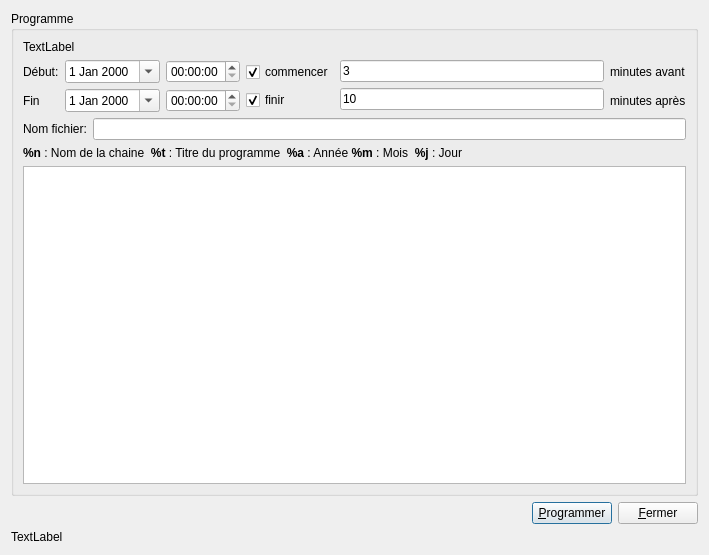
<ui version="4.0" >
 <class>Programme</class>
 <widget class="QDialog" name="Programme" >
  <property name="geometry" >
   <rect>
    <x>0</x>
    <y>0</y>
    <width>709</width>
    <height>555</height>
   </rect>
  </property>
  <property name="windowTitle" >
   <string>Programme</string>
  </property>
  <layout class="QGridLayout" >
   <item row="0" column="0" >
    <widget class="QGroupBox" name="nomProgramme" >
     <property name="sizePolicy" >
      <sizepolicy vsizetype="MinimumExpanding" hsizetype="Preferred" >
       <horstretch>0</horstretch>
       <verstretch>0</verstretch>
      </sizepolicy>
     </property>
     <property name="title" >
      <string>Programme</string>
     </property>
     <layout class="QGridLayout" >
      <item row="0" column="0" >
       <layout class="QVBoxLayout" >
        <item>
         <layout class="QHBoxLayout" >
          <item>
           <widget class="QLabel" name="chaine" >
            <property name="text" >
             <string>TextLabel</string>
            </property>
           </widget>
          </item>
         </layout>
        </item>
        <item>
         <layout class="QHBoxLayout" >
          <item>
           <layout class="QVBoxLayout" >
            <item>
             <widget class="QLabel" name="label_2" >
              <property name="text" >
               <string>Début:</string>
              </property>
             </widget>
            </item>
            <item>
             <widget class="QLabel" name="label_3" >
              <property name="text" >
               <string>Fin</string>
              </property>
             </widget>
            </item>
           </layout>
          </item>
          <item>
           <layout class="QVBoxLayout" >
            <item>
             <widget class="QDateEdit" name="dateDebut" >
              <property name="calendarPopup" >
               <bool>true</bool>
              </property>
             </widget>
            </item>
            <item>
             <widget class="QDateEdit" name="dateFin" >
              <property name="calendarPopup" >
               <bool>true</bool>
              </property>
             </widget>
            </item>
           </layout>
          </item>
          <item>
           <layout class="QVBoxLayout" >
            <item>
             <widget class="QTimeEdit" name="heureDebut" >
              <property name="calendarPopup" >
               <bool>true</bool>
              </property>
             </widget>
            </item>
            <item>
             <widget class="QTimeEdit" name="heureFin" >
              <property name="calendarPopup" >
               <bool>true</bool>
              </property>
             </widget>
            </item>
           </layout>
          </item>
          <item>
           <layout class="QVBoxLayout" >
            <item>
             <widget class="QCheckBox" name="checkBoxAvant" >
              <property name="text" >
               <string>commencer</string>
              </property>
              <property name="checked" >
               <bool>true</bool>
              </property>
             </widget>
            </item>
            <item>
             <widget class="QCheckBox" name="checkBoxAjouter" >
              <property name="text" >
               <string>finir</string>
              </property>
              <property name="checked" >
               <bool>true</bool>
              </property>
             </widget>
            </item>
           </layout>
          </item>
          <item>
           <layout class="QVBoxLayout" >
            <item>
             <widget class="QLineEdit" name="avant" >
              <property name="enabled" >
               <bool>true</bool>
              </property>
              <property name="text" >
               <string>3</string>
              </property>
             </widget>
            </item>
            <item>
             <widget class="QLineEdit" name="ajouter" >
              <property name="enabled" >
               <bool>true</bool>
              </property>
              <property name="text" >
               <string>10</string>
              </property>
             </widget>
            </item>
           </layout>
          </item>
          <item>
           <layout class="QVBoxLayout" >
            <item>
             <widget class="QLabel" name="label_5" >
              <property name="text" >
               <string>minutes avant</string>
              </property>
             </widget>
            </item>
            <item>
             <widget class="QLabel" name="label_4" >
              <property name="text" >
               <string>minutes après</string>
              </property>
             </widget>
            </item>
           </layout>
          </item>
         </layout>
        </item>
        <item>
         <layout class="QHBoxLayout" >
          <item>
           <widget class="QLabel" name="label" >
            <property name="text" >
             <string>Nom fichier:</string>
            </property>
           </widget>
          </item>
          <item>
           <widget class="QLineEdit" name="nomFichier" />
          </item>
         </layout>
        </item>
        <item>
         <widget class="QLabel" name="label_6" >
          <property name="text" >
           <string>&lt;html>&lt;head>&lt;meta name="qrichtext" content="1" />&lt;style type="text/css">
p, li { white-space: pre-wrap; }
&lt;/style>&lt;/head>&lt;body style=" font-family:'Sans Serif'; font-size:9pt; font-weight:400; font-style:normal;">
&lt;p style=" margin-top:0px; margin-bottom:0px; margin-left:0px; margin-right:0px; -qt-block-indent:0; text-indent:0px;">&lt;span style=" font-weight:600;">%n&lt;/span> : Nom de la chaine  &lt;span style=" font-weight:600;">%t&lt;/span> : Titre du programme  &lt;span style=" font-weight:600;">%a&lt;/span> : Année &lt;span style=" font-weight:600;">%m&lt;/span> : Mois  &lt;span style=" font-weight:600;">%j&lt;/span> : Jour&lt;/p>&lt;/body>&lt;/html></string>
          </property>
         </widget>
        </item>
        <item>
         <widget class="QTextBrowser" name="desc" >
          <property name="sizePolicy" >
           <sizepolicy vsizetype="MinimumExpanding" hsizetype="Expanding" >
            <horstretch>0</horstretch>
            <verstretch>0</verstretch>
           </sizepolicy>
          </property>
         </widget>
        </item>
       </layout>
      </item>
     </layout>
    </widget>
   </item>
   <item row="1" column="0" >
    <layout class="QHBoxLayout" >
     <item>
      <spacer>
       <property name="orientation" >
        <enum>Qt::Horizontal</enum>
       </property>
       <property name="sizeHint" >
        <size>
         <width>40</width>
         <height>20</height>
        </size>
       </property>
      </spacer>
     </item>
     <item>
      <widget class="QPushButton" name="boutonAjouter" >
       <property name="text" >
        <string>&amp;Programmer</string>
       </property>
      </widget>
     </item>
     <item>
      <widget class="QPushButton" name="fermer" >
       <property name="text" >
        <string>&amp;Fermer</string>
       </property>
      </widget>
     </item>
    </layout>
   </item>
   <item row="2" column="0" >
    <widget class="QLabel" name="labelInfo" >
     <property name="sizePolicy" >
      <sizepolicy vsizetype="Maximum" hsizetype="Preferred" >
       <horstretch>0</horstretch>
       <verstretch>0</verstretch>
      </sizepolicy>
     </property>
     <property name="text" >
      <string>TextLabel</string>
     </property>
    </widget>
   </item>
  </layout>
 </widget>
 <resources/>
 <connections>
  <connection>
   <sender>fermer</sender>
   <signal>clicked()</signal>
   <receiver>Programme</receiver>
   <slot>reject()</slot>
   <hints>
    <hint type="sourcelabel" >
     <x>617</x>
     <y>233</y>
    </hint>
    <hint type="destinationlabel" >
     <x>342</x>
     <y>142</y>
    </hint>
   </hints>
  </connection>
  <connection>
   <sender>boutonAjouter</sender>
   <signal>clicked()</signal>
   <receiver>Programme</receiver>
   <slot>accept()</slot>
   <hints>
    <hint type="sourcelabel" >
     <x>480</x>
     <y>367</y>
    </hint>
    <hint type="destinationlabel" >
     <x>306</x>
     <y>207</y>
    </hint>
   </hints>
  </connection>
 </connections>
</ui>
